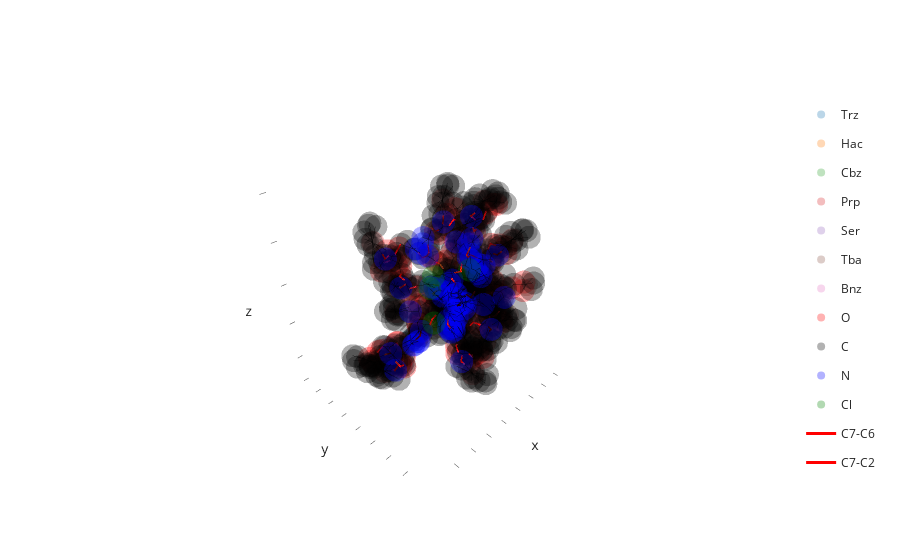

The notebook cell saved with this chart:
### Code cell
g.direct_edges(root_node=mol.get_atom(164), adopt=False)
edges=mol.get_residue_connections()
# edges = g.find_rotatable_edges(min_descendants=30, max_descendants=150)
edges = g.direct_edges(mol.get_atom(164), edges, adopt=False)

v = g.draw()
v.draw_edges(*edges, color="red", elongate=1.2, linewidth=3)
v.show()
